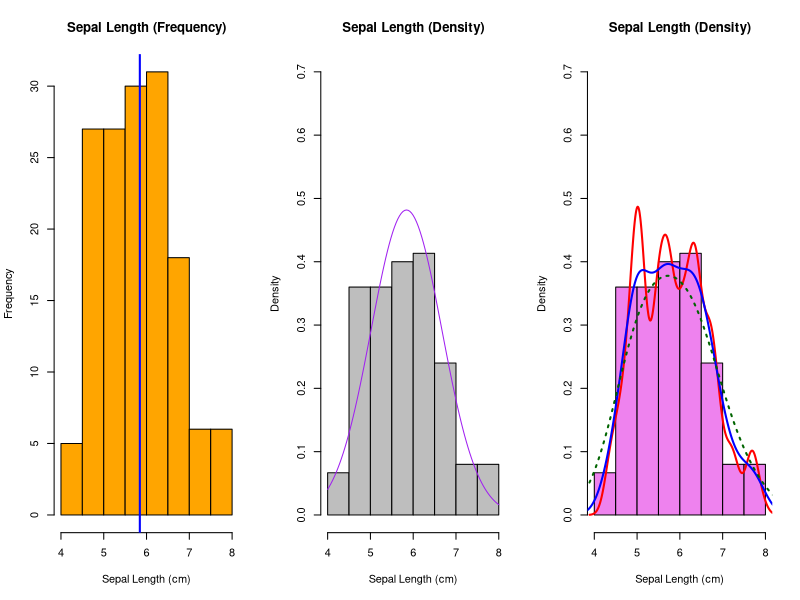
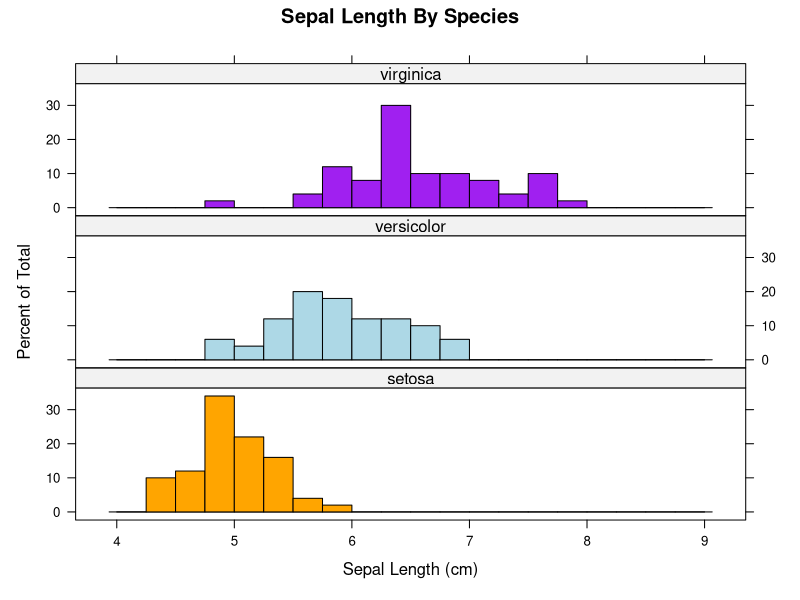
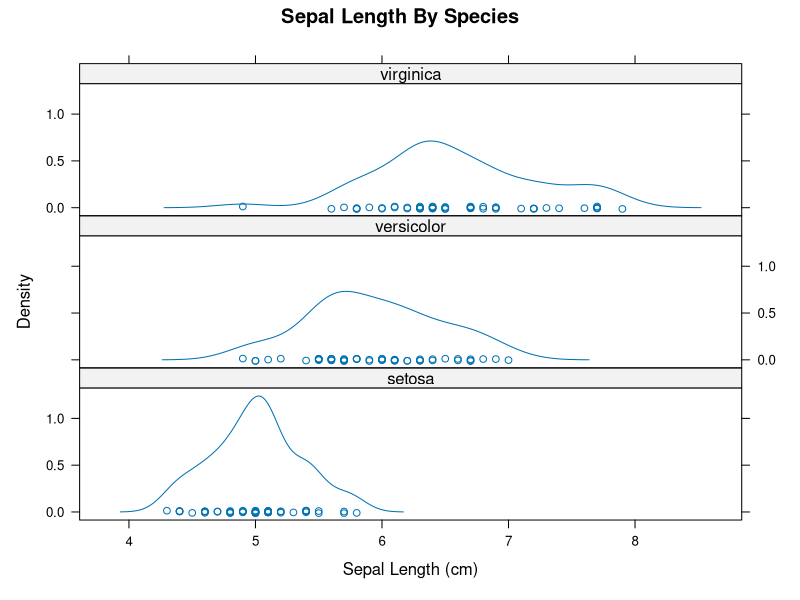
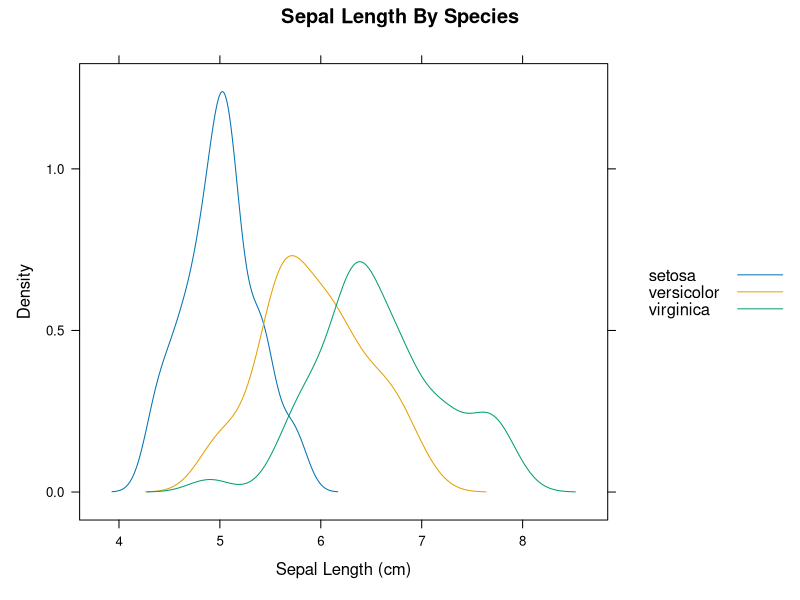
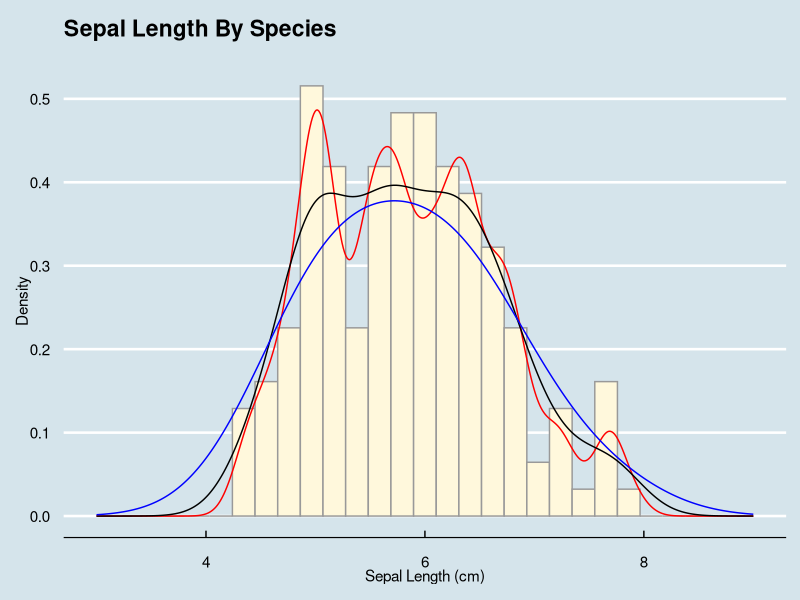
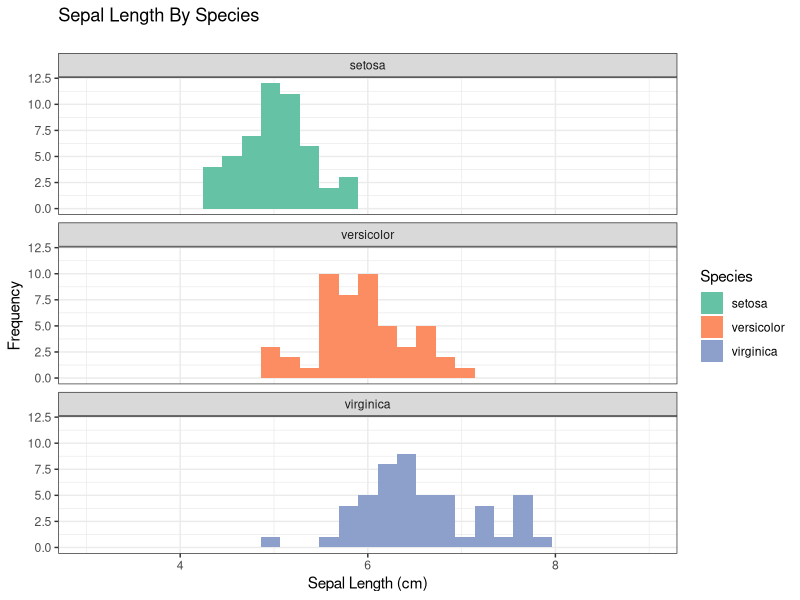
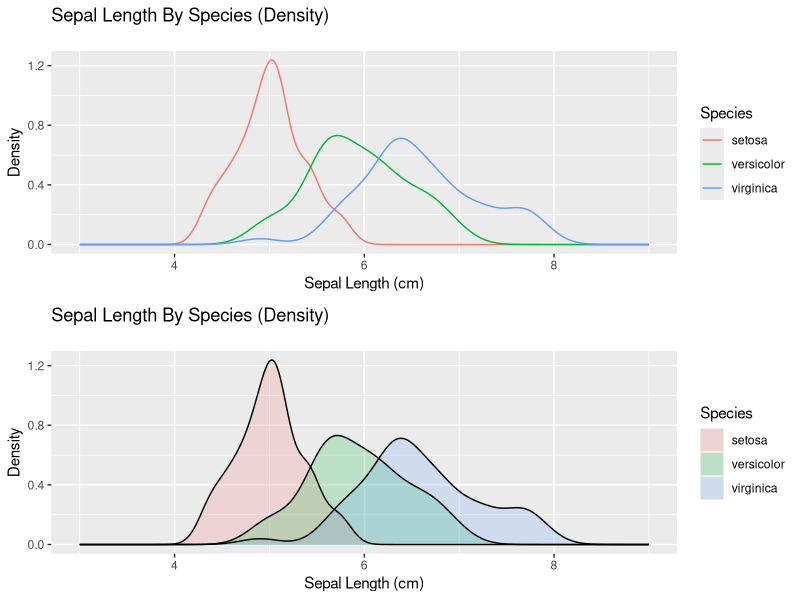
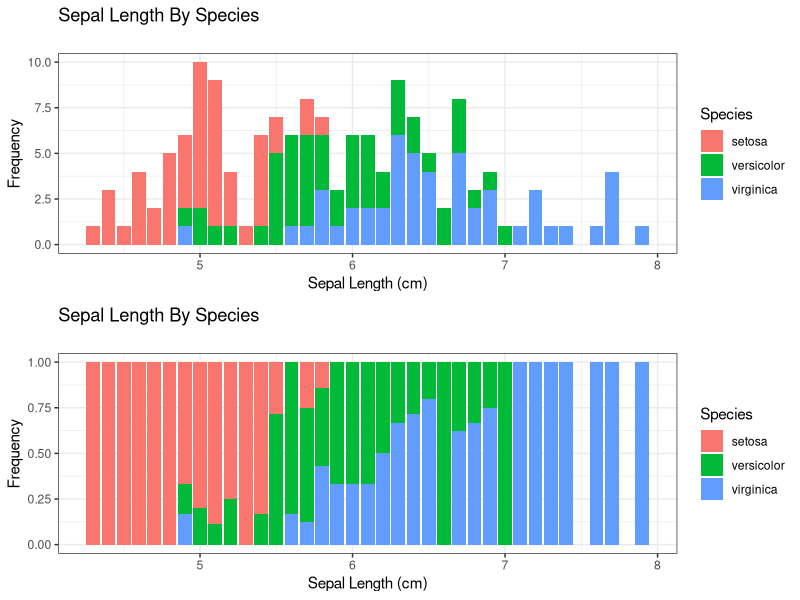

Reproduce these figures in R, in order.
## ---- chunk 1
library(knitr)
knitr::opts_chunk$set(tidy=T, 
               fig.width=8,
               fig.height=6,
               fig.align='center',
               warning=FALSE,
               message=FALSE,
               echo=TRUE)
options(width = 120)
data(iris); attach(iris)
## ---- chunk 2
par(mfrow=c(1,3))
# frequencies with line for mean
hist(Sepal.Length, col="orange", 
     main="Sepal Length (Frequency)",
     xlab="Sepal Length (cm)")
abline(v=mean(Sepal.Length),col="blue",lwd=2)

# density with superimposed normal curve
hist(Sepal.Length, prob=TRUE, col="gray", 
     main="Sepal Length (Density)",
     xlab="Sepal Length (cm)",
     ylim=c(0.0,0.7))
curve(dnorm(x, mean=mean(Sepal.Length), sd=sd(Sepal.Length)), add=TRUE, col="purple")

# density with superimposed smoothed density curves; note how adjust parameter reveals
# multi-modal distribution
hist(Sepal.Length, prob=TRUE, col="violet", 
     main="Sepal Length (Density)",
     xlab="Sepal Length (cm)",
     ylim=c(0.0,0.7))
lines(density(Sepal.Length, adjust=0.50), col="red", lwd=2)
lines(density(Sepal.Length), col="blue", lwd=2)
lines(density(Sepal.Length, adjust=2), lty="dotted", col="darkgreen", lwd=2)
par(mfrow=c(1,1))
## ---- chunk 3
library(lattice)
histogram(~ Sepal.Length | Species,
          main="Sepal Length By Species",
          xlab="Sepal Length (cm)",
          breaks=seq(from=4,to=9,by=0.25),
          col=c("orange","lightblue","purple"),
          panel=function(x, col=col,...){
            panel.histogram(x,col=col[packet.number()],...)
          },
          layout=c(1,3))
densityplot(~ Sepal.Length | Species,
            main="Sepal Length By Species",
            xlab="Sepal Length (cm)",
            layout=c(1,3))
densityplot(~ Sepal.Length,
            groups=Species,
            xlab="Sepal Length (cm)",
            main="Sepal Length By Species",
            plot.points=FALSE,
            auto.key=TRUE)
## ---- chunk 4
library(ggplot2)
library(ggthemes)
library(gridExtra)
ggplot(data = iris, aes(x=Sepal.Length,y=..density..)) +
  geom_histogram(fill="cornsilk",colour="grey60",size=.5) + 
  geom_line(stat="density", adjust=0.5, colour="red") +
  geom_line(stat="density") +
  geom_line(stat="density", adjust=2.0, colour="blue") +
  xlab("Sepal Length (cm)") +
  ylab("Density") +
  xlim(3,9) +
  theme_economist() +
  ggtitle("Sepal Length By Species\n")
ggplot(data = iris, aes(x=Sepal.Length)) +
  geom_histogram(aes(fill=Species)) +
  scale_fill_brewer(palette="Set2") +
  facet_wrap( ~ Species, ncol=1) +
  xlab("Sepal Length (cm)") +
  ylab("Frequency") +
  xlim(3,9) +
  theme_bw() +
  ggtitle("Sepal Length By Species\n")
p1 = ggplot(data = iris, aes(x=Sepal.Length, colour=Species)) + 
    geom_line(stat="density") + 
    xlim(3,9) +
    xlab("Sepal Length (cm)") +
    ylab("Density")  + 
    ggtitle("Sepal Length By Species (Density)\n") +
    theme(plot.title = element_text(lineheight=.8, face="plain"))
p2 = ggplot(data = iris, aes(x=Sepal.Length, fill=Species)) + 
    geom_density(colour=NA,alpha=0.2) + 
    geom_line(stat="density") + 
    xlim(3,9) +
    xlab("Sepal Length (cm)") +
    ylab("Density")  + 
    ggtitle("Sepal Length By Species (Density)\n") +
    theme(plot.title = element_text(lineheight=.8, face="plain"))
grid.arrange(p1,p2,nrow=2)

p1 = ggplot(data = iris, aes(x=Sepal.Length, fill=Species)) +
  geom_bar()+
  xlab("Sepal Length (cm)") +
  ylab("Frequency") +
  ggtitle("Sepal Length By Species\n") +
  theme_bw()
p2 = ggplot(data = iris, aes(x=Sepal.Length, fill=Species)) +
  geom_bar(position="fill")+
  xlab("Sepal Length (cm)") +
  ylab("Frequency") +
  ggtitle("Sepal Length By Species\n") +
  theme_bw()
grid.arrange(p1,p2,nrow=2)
## ---- chunk 5
sessionInfo()
